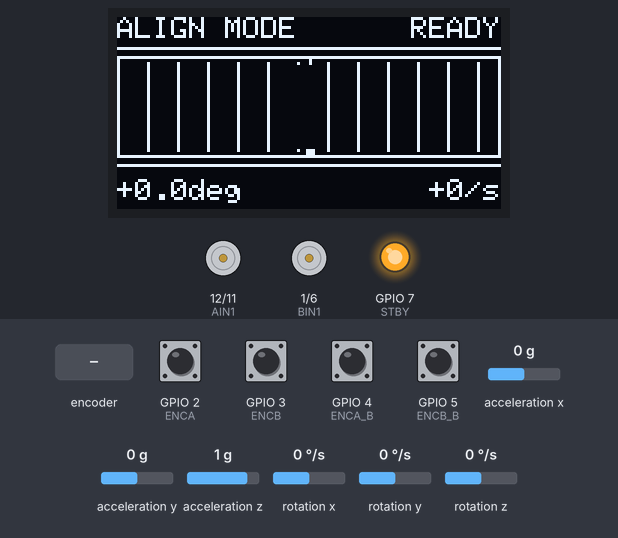
A sketch run on a simulated ESP32-S3. On the bench: 128×64 one-colour display, motor-driver pin pairs drawn as motors (green arrow = first pin HIGH = forward, orange = second pin HIGH = backward, longer = more drive, scaled by the enable pin, stopped while the standby pin is LOW), output pins drawn as LEDs (lit = HIGH). Inputs (shaded band) come from the test bench; at power-on: GPIO 2 (ENCA), GPIO 3 (ENCB), GPIO 4 (ENCA_B), GPIO 5 (ENCB_B) HIGH, rotation z 0 °/s, acceleration x 0 g, acceleration y 0 g, acceleration z 1 g, rotation x 0 °/s, rotation y 0 °/s. WiFi joins after 1.5 s; servers stay silent unless stated; what the sketch prints to the serial monitor is not drawn.

Above: at 4.7 s.
4.8 s: rotation z set to 9 °/s
At 5.26 s:
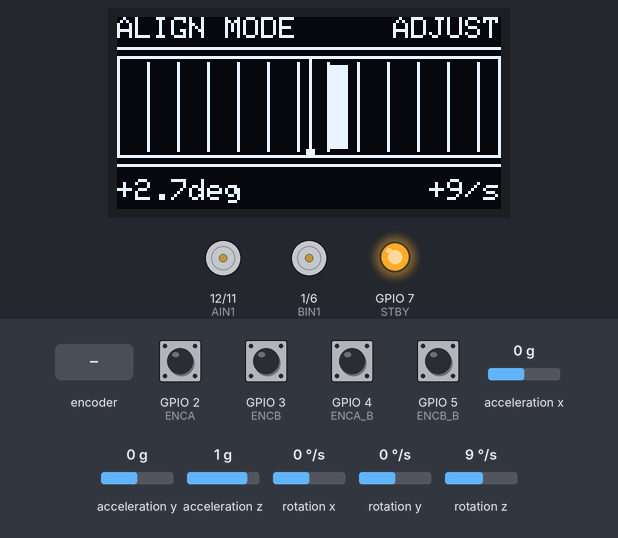
7.5 s: rotary encoder on GPIO 2 (ENCA) / GPIO 3 (ENCB) turned 3 steps (first pin leading)
9.6 s: rotation z set to -192 °/s
11.2 s: rotation z set to 192 °/s
At 13.2 s:
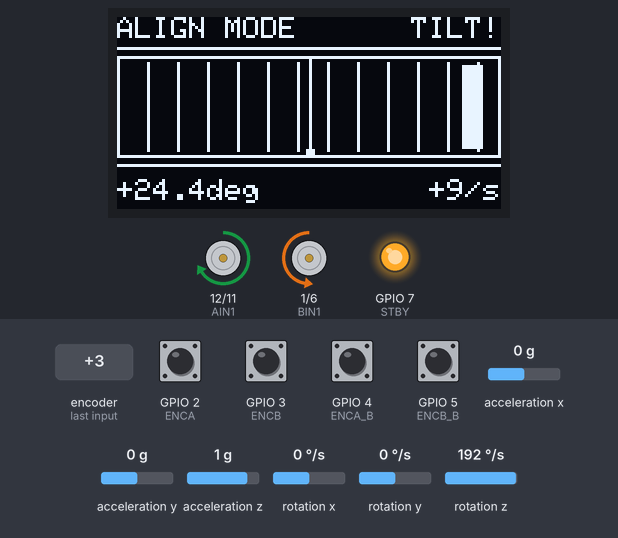
13.4 s: GPIO 4 (ENCA_B) pulled LOW for 0.15 s
At 14.7 s:
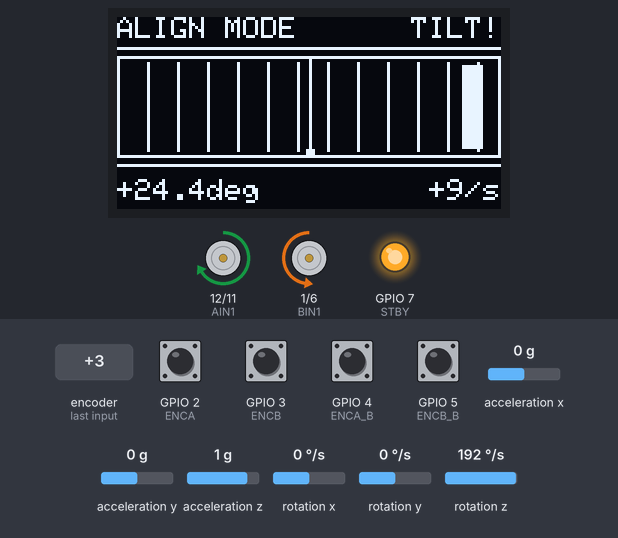
15.0 s: rotation z set to -100 °/s
At 20.4 s:
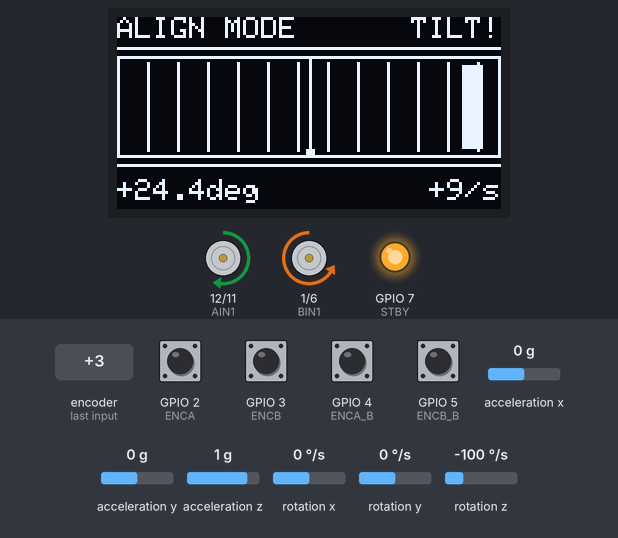
Timing chart, 0 to 20.6 s (numbered marks = the images above; inputs shaded):
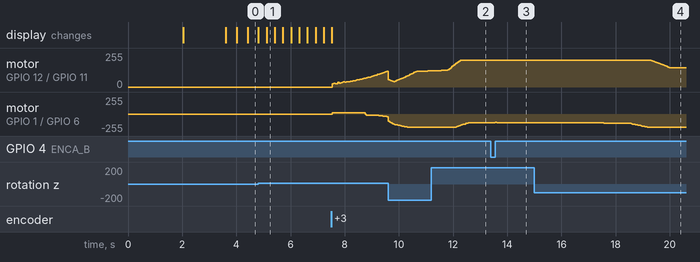

Measured:
- after the input at 4.8 s, the display: first differs from a run without the input after 0.32 s (image 1)
- after the input at 11.2 s, motor on GPIO 1 (BIN1) / GPIO 6 (BIN2): moves from backward 199/255 to backward 129/255 over 0.45 s, starting after 0.91 s
- after the input at 13.4 s, motor on GPIO 1 (BIN1) / GPIO 6 (BIN2): backward 129/255 → backward 132/255 at once, → backward 129/255 0.05 s later, → backward 127/255 0.10 s later, → backward 129/255 0.05 s later
- after the input at 15.0 s, motor on GPIO 12 (AIN1) / GPIO 11 (AIN2): moves from forward 199/255 to forward 144/255 over 0.70 s, starting after 4.3 s

The sketch:

lead_car_wifi.ino
```cpp
/*
 * Lead Car - WiFi TCP Server + MPU6050 Steering Correction
 * Format CSV: time_ms,phase,target_mmps,speedA_mmps,speedB_mmps,pwmA,pwmB,gyroZ,heading
 */

#include <WiFi.h>
#include <WiFiServer.h>
#include <Wire.h>
#include <MPU6050_light.h>  // ติดตั้งผ่าน Library Manager: "MPU6050_light" by rfetick
#include <Adafruit_GFX.h>
#include <Adafruit_SSD1306.h>

// ===== WiFi CONFIG =====
const char* WIFI_SSID = "car01";
const char* WIFI_PASS = "123ton89";
const int TCP_PORT = 5001;

#define OLED_W 128
#define OLED_H 64
#define OLED_ADDR 0x3C
Adafruit_SSD1306 display(OLED_W, OLED_H, &Wire, -1);

WiFiServer server(TCP_PORT);
WiFiClient client;

// ===== MPU6050 =====
MPU6050 mpu(Wire);
float gyroZ = 0.0;    // yaw rate  (°/s)
float heading = 0.0;  // integrated heading (°)

// ===== YAW CORRECTION GAINS =====
// ปรับค่าเหล่านี้บน Pi5 หรือ Serial
float Kp_yaw = 0.8;                 // proportional ต่อ heading error  (°  → PWM)
float Kd_yaw = 0.3;                 // derivative  ต่อ yaw rate        (°/s → PWM)
const float YAW_CORR_LIMIT = 60.0;  // clamp correction ไม่ให้ใหญ่เกิน

// ===== ENCODER =====
#define ENCA 2
#define ENCB 3
#define ENCA_B 4
#define ENCB_B 5

volatile long countA = 0;
volatile long countB = 0;

void IRAM_ATTR isrA() {
  if (digitalRead(ENCA) == digitalRead(ENCB)) countA++;
  else countA--;
}
void IRAM_ATTR isrA_B() {
  if (digitalRead(ENCA_B) == digitalRead(ENCB_B)) countB++;
  else countB--;
}

// ===== MOTOR =====
#define PWMA 13
#define AIN1 12
#define AIN2 11
#define PWMB 10
#define BIN1 1
#define BIN2 6
#define STBY 7

// ===== PI SPEED CONTROL =====
float Kp = 0.15, Ki = 0.8;
const float I_LIMIT = 200.0;
const int PWM_MIN = 20, PWM_MAX = 200;

// ===== CONVERSION =====
const float CPR = 275.0;
const float WHEEL_DIAM = 65.0;
const float MM_PER_PULSE = (PI * WHEEL_DIAM) / CPR;

// ===== RAMP PATTERN =====
const float SPEED_SLOW = 0.0;
const float SPEED_MED = 200.0;
const float SPEED_FAST = 300.0;
const unsigned long HOLD_MS = 4000;
const float RAMP_RATE = 40.0;

float targetSpeed = SPEED_SLOW;
float rampTarget = SPEED_SLOW;
float integralA = 0, integralB = 0;
int lastPwmA = 0, lastPwmB = 0;

enum Phase { PH_HOLD_SLOW,
             PH_RAMP_UP_MED,
             PH_HOLD_MED,
             PH_RAMP_UP_FAST,
             PH_HOLD_FAST,
             PH_RAMP_DOWN_MED,
             PH_RAMP_DOWN_SLOW };
Phase currentPhase = PH_HOLD_SLOW;

const unsigned long LOOP_MS = 50;
unsigned long lastTime = 0;
unsigned long phaseStart = 0;

// ===== UTILITY =====
long readCount(volatile long& cnt) {
  noInterrupts();
  long v = cnt;
  interrupts();
  return v;
}

// ===== MOTOR DRIVE =====
void setMotorA(int pwm) {
  int out = constrain(abs(pwm), 0, PWM_MAX);
  if (out > 0 && out < PWM_MIN) out = PWM_MIN;
  if (pwm >= 0) {
    digitalWrite(AIN1, HIGH);
    digitalWrite(AIN2, LOW);
  } else {
    digitalWrite(AIN1, LOW);
    digitalWrite(AIN2, HIGH);
  }
  ledcWrite(0, out);
  lastPwmA = (pwm >= 0) ? out : -out;
}

void setMotorB(int pwm) {
  int out = constrain(abs(pwm), 0, PWM_MAX);
  if (out > 0 && out < PWM_MIN) out = PWM_MIN;
  if (pwm >= 0) {
    digitalWrite(BIN1, LOW);
    digitalWrite(BIN2, HIGH);
  } else {
    digitalWrite(BIN1, HIGH);
    digitalWrite(BIN2, LOW);
  }
  ledcWrite(1, out);
  lastPwmB = (pwm >= 0) ? out : -out;
}

// ===== RAMP STATE MACHINE =====
void updatePattern(float dt) {
  unsigned long elapsed = millis() - phaseStart;
  switch (currentPhase) {
    case PH_HOLD_SLOW:
      rampTarget = SPEED_SLOW;
      if (elapsed >= HOLD_MS) {
        currentPhase = PH_RAMP_UP_MED;
        phaseStart = millis();
      }
      break;
    case PH_RAMP_UP_MED:
      rampTarget = SPEED_MED;
      if (targetSpeed >= SPEED_MED - 2) {
        currentPhase = PH_HOLD_MED;
        phaseStart = millis();
      }
      break;
    case PH_HOLD_MED:
      rampTarget = SPEED_MED;
      if (elapsed >= HOLD_MS) {
        currentPhase = PH_RAMP_UP_FAST;
        phaseStart = millis();
      }
      break;
    case PH_RAMP_UP_FAST:
      rampTarget = SPEED_FAST;
      if (targetSpeed >= SPEED_FAST - 2) {
        currentPhase = PH_HOLD_FAST;
        phaseStart = millis();
      }
      break;
    case PH_HOLD_FAST:
      rampTarget = SPEED_FAST;
      if (elapsed >= HOLD_MS) {
        currentPhase = PH_RAMP_DOWN_MED;
        phaseStart = millis();
      }
      break;
    case PH_RAMP_DOWN_MED:
      rampTarget = SPEED_MED;
      if (targetSpeed <= SPEED_MED + 2) {
        currentPhase = PH_RAMP_DOWN_SLOW;
        phaseStart = millis();
      }
      break;
    case PH_RAMP_DOWN_SLOW:
      rampTarget = SPEED_SLOW;
      if (targetSpeed <= SPEED_SLOW + 2) {
        currentPhase = PH_HOLD_SLOW;
        phaseStart = millis();
      }
      break;
  }
  float maxStep = RAMP_RATE * dt;
  if (targetSpeed < rampTarget - maxStep) targetSpeed += maxStep;
  else if (targetSpeed > rampTarget + maxStep) targetSpeed -= maxStep;
  else targetSpeed = rampTarget;
}

// ===== SETUP =====
void setup() {
  Serial.begin(115200);

  // I2C + MPU6050
  Wire.begin(8, 9);
  byte status = mpu.begin();
  Serial.printf("MPU6050 status: %d\n", status);  // 0 = OK
  delay(1000);
  mpu.calcOffsets();  // calibrate gyro offset (วางรถนิ่งๆ 1–2 วิ)
  Serial.println("MPU6050 calibrated");

  if (!display.begin(SSD1306_SWITCHCAPVCC, OLED_ADDR)) {
    Serial.println("OLED not found");
  }
  display.clearDisplay();
  display.setTextColor(SSD1306_WHITE);

  // WiFi
  WiFi.begin(WIFI_SSID, WIFI_PASS);
  Serial.print("Connecting WiFi");
  while (WiFi.status() != WL_CONNECTED) {
    delay(500);
    Serial.print(".");
  }
  Serial.printf("\nWiFi OK  IP: %s\n", WiFi.localIP().toString().c_str());
  server.begin();
  Serial.printf("TCP server on port %d\n", TCP_PORT);

  // Encoder
  pinMode(ENCA, INPUT_PULLUP);
  pinMode(ENCB, INPUT_PULLUP);
  pinMode(ENCA_B, INPUT_PULLUP);
  pinMode(ENCB_B, INPUT_PULLUP);
  attachInterrupt(digitalPinToInterrupt(ENCA), isrA, CHANGE);
  attachInterrupt(digitalPinToInterrupt(ENCA_B), isrA_B, CHANGE);

  // Motor
  pinMode(AIN1, OUTPUT);
  pinMode(AIN2, OUTPUT);
  pinMode(BIN1, OUTPUT);
  pinMode(BIN2, OUTPUT);
  pinMode(STBY, OUTPUT);
  digitalWrite(STBY, HIGH);
  ledcSetup(0, 20000, 8);
  ledcAttachPin(PWMA, 0);
  ledcSetup(1, 20000, 8);
  ledcAttachPin(PWMB, 1);

  lastTime = phaseStart = millis();
}

// ===== ฟังก์ชัน draw OLED =====
// วางก่อน loop()

void drawOLED_align() {
  display.clearDisplay();
  float abs_h = fabs(heading);

  // --- Zone 1: header ---
  display.setTextSize(1);
  display.setCursor(0, 0);
  display.print("ALIGN MODE");

  const char* status;
  if (abs_h < 2.0) status = "READY";
  else if (abs_h < 5.0) status = "ADJUST";
  else status = "TILT!";

  int sw = strlen(status) * 6;
  display.setCursor(128 - sw, 0);
  display.print(status);

  display.drawFastHLine(0, 10, 128, SSD1306_WHITE);

  // --- Zone 2: bubble level bar ---
  const int BAR_Y = 13, BAR_H = 34, BAR_W = 128;
  display.drawRect(0, BAR_Y, BAR_W, BAR_H, SSD1306_WHITE);

  // เส้นกริด ทุก 10 px
  for (int x = 10; x < BAR_W; x += 10) {
    display.drawFastVLine(x, BAR_Y + 2, BAR_H - 4, SSD1306_WHITE);
  }

  // เส้นกลาง (ตำแหน่ง 0°)
  display.drawFastVLine(64, BAR_Y, BAR_H, SSD1306_WHITE);

  // triangle indicator อยู่ใต้ center
  display.fillTriangle(62, BAR_Y + BAR_H - 1,
                       66, BAR_Y + BAR_H - 1,
                       64, BAR_Y + BAR_H - 5,
                       SSD1306_WHITE);

  // bubble position: max drift ±15° → ±50px จากกลาง
  const float MAX_DEG = 15.0;
  int offset = (int)((heading / MAX_DEG) * 50.0);
  offset = constrain(offset, -54, 54);
  int bx = 64 + offset;

  // วาด bubble (กว่างขึ้นถ้าใกล้ 0°)
  int bw = (abs_h < 2.0) ? 9 : 7;
  display.fillRect(bx - bw / 2, BAR_Y + 3, bw, BAR_H - 6, SSD1306_WHITE);

  // ถ้าอยู่กลาง: กระพริบ (invert ช่วง ok)
  if (abs_h < 2.0) {
    static bool blink = false;
    static unsigned long lastBlink = 0;
    if (millis() - lastBlink > 400) {
      blink = !blink;
      lastBlink = millis();
    }
    if (blink) display.fillRect(bx - bw / 2, BAR_Y + 3, bw, BAR_H - 6, SSD1306_BLACK);
  }

  // --- Zone 3: ตัวเลข ---
  display.drawFastHLine(0, 49, 128, SSD1306_WHITE);
  display.setTextSize(1);

  // heading
  display.setCursor(0, 54);
  if (heading >= 0) display.print("+");
  display.print(heading, 1);
  display.print("deg");

  // yaw rate (ขวา)
  char rateBuf[12];
  snprintf(rateBuf, sizeof(rateBuf), "%+.0f/s", gyroZ);
  int rw2 = strlen(rateBuf) * 6;
  display.setCursor(128 - rw2, 54);
  display.print(rateBuf);

  display.display();
}

// ===== LOOP =====
void loop() {
  if (!client || !client.connected()) {
    client = server.available();
    if (client) Serial.println("Pi5 connected!");
  }

  unsigned long now = millis();
  if (now - lastTime < LOOP_MS) return;
  float dt = (now - lastTime) / 1000.0;
  lastTime = now;

  // ----- อ่าน MPU6050 -----
  mpu.update();
  gyroZ = mpu.getGyroZ();  // °/s  (yaw rate)
  heading += gyroZ * dt;   // integrate → heading °
  // heading = 0 คือทิศตั้งต้น  บวก = เลี้ยวขวา  ลบ = เลี้ยวซ้าย

  // ----- คำนวณ steering correction -----
  // correction > 0 → รถเลี้ยวขวา → เพิ่ม A ลด B
  // correction < 0 → รถเลี้ยวซ้าย → ลด A เพิ่ม B
  float correction = constrain(
    Kp_yaw * heading + Kd_yaw * gyroZ,
    -YAW_CORR_LIMIT, YAW_CORR_LIMIT);

  // ----- Pattern -----
  updatePattern(dt);

  // ใน loop() หลัง updatePattern()
  if (currentPhase == PH_HOLD_SLOW && (!client || !client.connected())) {
    drawOLED_align();
    return;  // ไม่หมุนมอเตอร์จนกว่า Pi5 จะ connect
  }

  // ----- Encoder -----
  static long lastA = 0, lastB = 0;
  long snapA = readCount(countA), snapB = readCount(countB);
  float speedA = (snapA - lastA) / dt;
  float speedB = (snapB - lastB) / dt;
  lastA = snapA;
  lastB = snapB;

  // ----- PI speed control -----
  float eA = targetSpeed - speedA, eB = targetSpeed - speedB;
  bool satA = (Kp * eA + Ki * integralA) > PWM_MAX || (Kp * eA + Ki * integralA) < -PWM_MAX;
  bool satB = (Kp * eB + Ki * integralB) > PWM_MAX || (Kp * eB + Ki * integralB) < -PWM_MAX;
  if (!satA || eA * integralA < 0) integralA = constrain(integralA + eA * dt, -I_LIMIT, I_LIMIT);
  if (!satB || eB * integralB < 0) integralB = constrain(integralB + eB * dt, -I_LIMIT, I_LIMIT);

  int pwmA_out = (int)(Kp * eA + Ki * integralA + correction);  // +correction
  int pwmB_out = (int)(Kp * eB + Ki * integralB - correction);  // -correction
  setMotorA(pwmA_out);
  setMotorB(pwmB_out);

  // ----- ส่ง TCP -----
  if (client && client.connected()) {
    char buf[100];
    snprintf(buf, sizeof(buf), "%lu,%d,%.1f,%.1f,%.1f,%d,%d,%.2f,%.2f\n",
             now, (int)currentPhase,
             targetSpeed * MM_PER_PULSE,
             speedA * MM_PER_PULSE,
             speedB * MM_PER_PULSE,
             lastPwmA, lastPwmB,
             gyroZ, heading);
    client.print(buf);
  }
}
```
